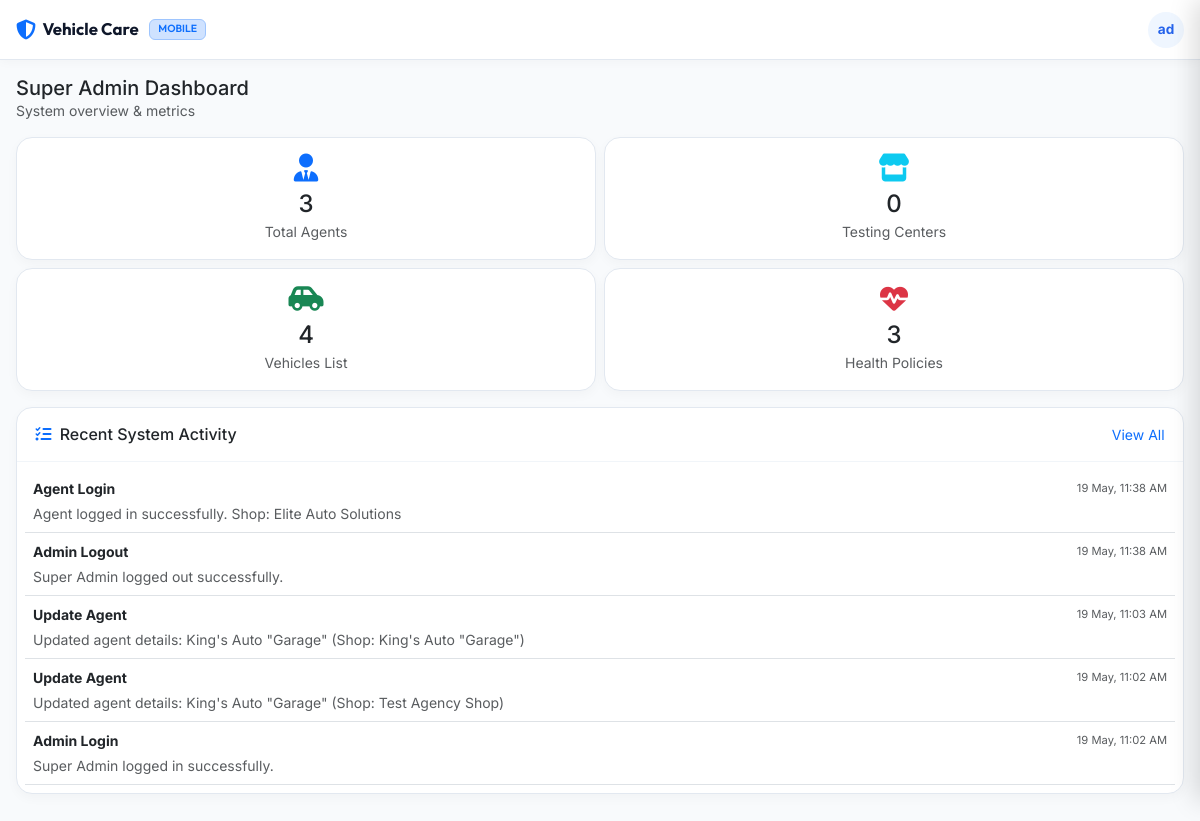
The page /mobile/admin/index.php (signed in) on the database as committed earlier.
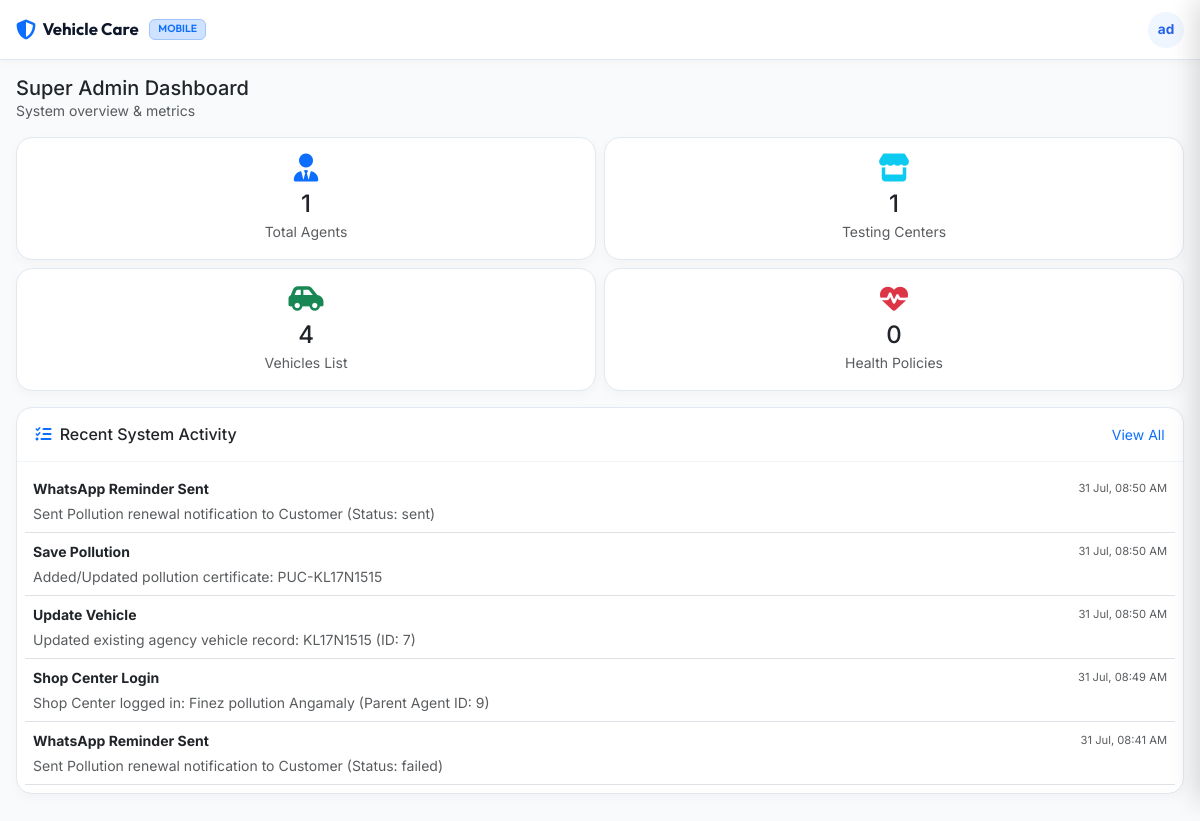
The same page on the database as committed later.
### tables this page shows
CREATE TABLE `activity_logs` (
  `id` int(11) NOT NULL,
  `user_id` int(11) DEFAULT NULL,
  `action` varchar(255) NOT NULL,
  `details` text DEFAULT NULL,
  `ip_address` varchar(50) DEFAULT NULL,
  `created_at` timestamp NOT NULL DEFAULT current_timestamp()
);

### includes/functions.php (called while the page is built, shortened)
<?php
function sanitize($data) {
    return htmlspecialchars(trim($data), ENT_QUOTES, 'UTF-8');
}

### mobile/admin/index.php (the view, shortened to what this page needs)
<?php
require_once __DIR__ . '/../../includes/functions.php';
require_once __DIR__ . '/../includes/header.php';
$db = getDBConnection();
$totalAgents = $db->query("SELECT COUNT(*) FROM users WHERE role = 'agent'")->fetchColumn();
$totalShops = $db->query("SELECT COUNT(*) FROM users WHERE role = 'shop'")->fetchColumn();
$totalVehicles = $db->query("SELECT COUNT(*) FROM vehicles")->fetchColumn();
$totalHealth = $db->query("SELECT COUNT(*) FROM health_insurances")->fetchColumn();
$recentLogs = $db->query("SELECT * FROM activity_logs ORDER BY id DESC LIMIT 5")->fetchAll();
?>
<div class="mb-3">
    <h2 class="h5 font-weight-700 m-0 text-dark">Super Admin Dashboard</h2>
    <p class="small text-muted m-0">System overview & metrics</p>
</div>
<div class="row g-2 mb-3">
    <div class="col-6">
        <a href="agents.php" class="text-decoration-none">
            <div class="mobile-card p-3 text-center h-100 mb-0">
                <i class="fa-solid fa-user-tie text-primary fs-3 mb-2"></i>
                <h4 class="font-weight-700 m-0 text-dark"><?php echo number_format($totalAgents); ?></h4>
                <span class="small text-muted">Total Agents</span>
            </div>
        </a>
    </div>
    <div class="col-6">
        <a href="shops.php" class="text-decoration-none">
            <div class="mobile-card p-3 text-center h-100 mb-0">
                <i class="fa-solid fa-store text-info fs-3 mb-2"></i>
                <h4 class="font-weight-700 m-0 text-dark"><?php echo number_format($totalShops); ?></h4>
                <span class="small text-muted">Testing Centers</span>
            </div>
        </a>
    </div>
    <div class="col-6">
        <a href="vehicles.php" class="text-decoration-none">
            <div class="mobile-card p-3 text-center h-100 mb-0">
                <i class="fa-solid fa-car-side text-success fs-3 mb-2"></i>
                <h4 class="font-weight-700 m-0 text-dark"><?php echo number_format($totalVehicles); ?></h4>
                <span class="small text-muted">Vehicles List</span>
            </div>
        </a>
    </div>
    <div class="col-6">
        <a href="health.php" class="text-decoration-none">
            <div class="mobile-card p-3 text-center h-100 mb-0">
                <i class="fa-solid fa-heart-pulse text-danger fs-3 mb-2"></i>
                <h4 class="font-weight-700 m-0 text-dark"><?php echo number_format($totalHealth); ?></h4>
                <span class="small text-muted">Health Policies</span>
            </div>
        </a>
    </div>
</div>
<div class="mobile-card">
    <div class="mobile-card-header">
        <h6 class="m-0 font-weight-700 text-dark"><i class="fa-solid fa-list-check me-1 text-primary"></i> Recent System Activity</h6>
        <a href="activity.php" class="small text-decoration-none font-weight-600">View All</a>
    </div>
    <div class="mobile-card-body p-2">
        <?php if (!empty($recentLogs)): ?>
            <?php foreach ($recentLogs as $log): ?>
                <div class="p-2 border-bottom">
                    <div class="d-flex align-items-center justify-content-between mb-1">
                        <span class="fw-bold small text-dark"><?php echo sanitize($log['action']); ?></span>
                        <span class="small text-muted" style="font-size: 0.7rem;"><?php echo date('d M, h:i A', strtotime($log['created_at'])); ?></span>
                    </div>
                    <p class="small text-muted m-0"><?php echo sanitize($log['details']); ?></p>
                </div>
            <?php endforeach; ?>
        <?php else: ?>
            <div class="text-center py-3 text-muted small">No recent activity logs.</div>
        <?php endif; ?>
    </div>
</div>
<?php require_once __DIR__ . '/../includes/footer.php'; ?>

Rows that differ between the two databases and show on the page:
no longer on this page (row edited): activity_logs: action "Agent Login", created_at "19 May, 11:38 AM", details "Agent logged in successfully. Shop: Elite Auto Solutions"
no longer on this page (row unchanged): activity_logs: action "Admin Logout", created_at "19 May, 11:38 AM", details "Super Admin logged out successfully."
no longer on this page (row unchanged): activity_logs: action "Update Agent", created_at "19 May, 11:03 AM", details "Updated agent details: King's Auto \"Garage\" (Shop: King's Auto \"Garage\")"
no longer on this page (row unchanged): activity_logs: action "Update Agent", created_at "19 May, 11:02 AM", details "Updated agent details: King's Auto \"Garage\" (Shop: Test Agency Shop)"
no longer on this page (row unchanged): activity_logs: action "Admin Login", created_at "19 May, 11:02 AM", details "Super Admin logged in successfully."
added activity_logs: action "WhatsApp Reminder Sent", created_at "31 Jul, 08:50 AM", details "Sent Pollution renewal notification to Customer (Status: sent)"
added activity_logs: action "Save Pollution", created_at "31 Jul, 08:50 AM", details "Added/Updated pollution certificate: PUC-KL17N1515"
added activity_logs: action "Update Vehicle", created_at "31 Jul, 08:50 AM", details "Updated existing agency vehicle record: KL17N1515 (ID: 7)"
added activity_logs: action "Shop Center Login", created_at "31 Jul, 08:49 AM", details "Shop Center logged in: Finez pollution Angamaly (Parent Agent ID: 9)"
added activity_logs: action "WhatsApp Reminder Sent", created_at "31 Jul, 08:41 AM", details "Sent Pollution renewal notification to Customer (Status: failed)"
Other text that changed with them:
$totalAgents: "3" → "1"
$totalShops: "0" → "1"
$totalHealth: "3" → "0"
